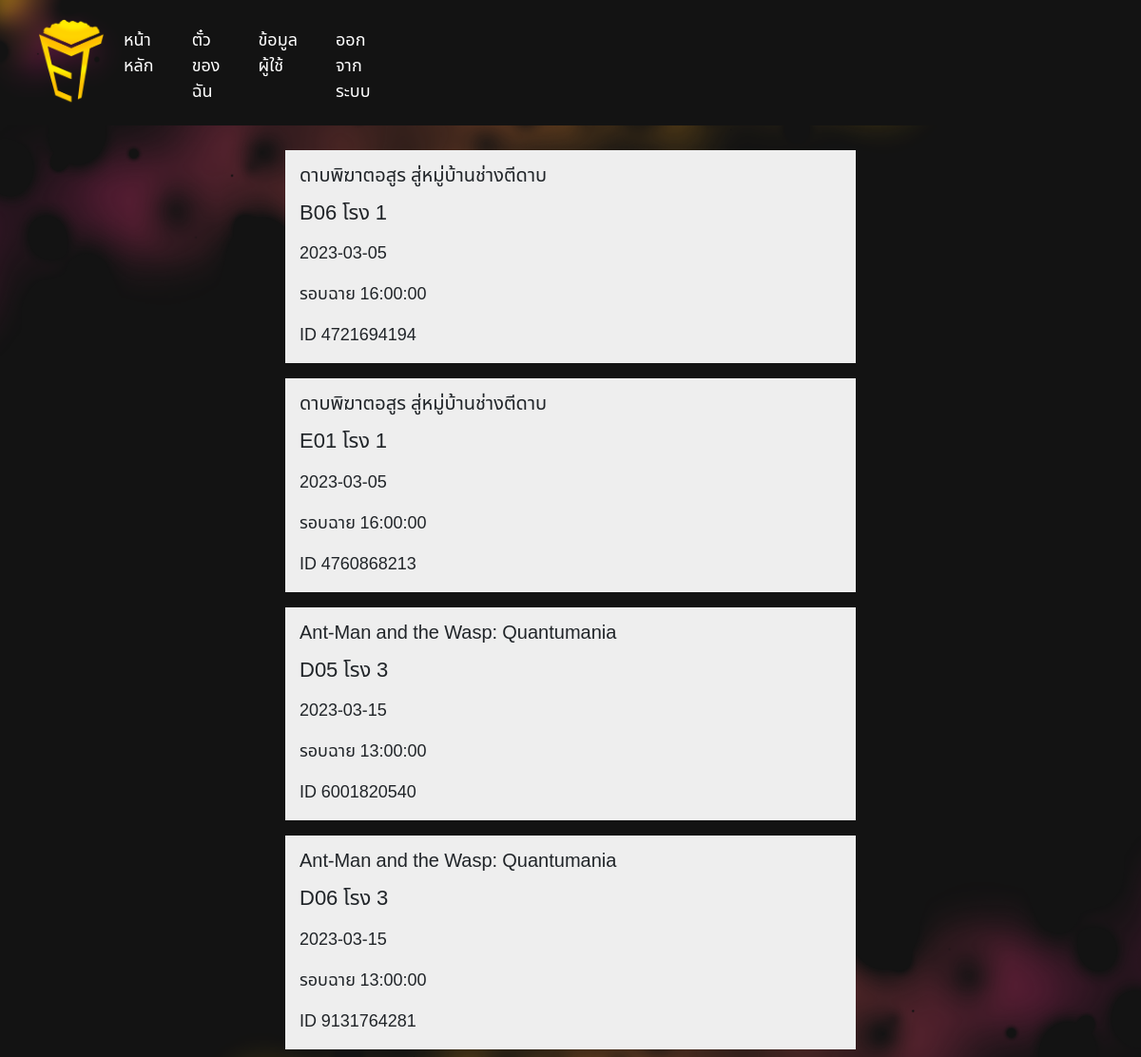
Screenshot of /user_ticket.php (signed in) with the database file from the repository.
### tables this page shows
CREATE TABLE `ticket` (
  `ticket_id` varchar(10) NOT NULL,
  `uemail` varchar(30) NOT NULL,
  `showtime_id` varchar(5) NOT NULL,
  `seat_id` varchar(5) NOT NULL,
  `pay_id` varchar(10) NOT NULL
);

CREATE TABLE `movie` (
  `movie_id` int(5) NOT NULL,
  `movie_name` varchar(100) NOT NULL,
  `lenght` int(5) NOT NULL,
  `image` varchar(100) NOT NULL
);

CREATE TABLE `theatre_hall` (
  `theatre_id` int(3) NOT NULL,
  `hall_name` varchar(255) NOT NULL,
  `number_of_seats` int(5) NOT NULL
);

CREATE TABLE `showtime` (
  `showtime_id` varchar(5) NOT NULL,
  `showtime_date` date NOT NULL,
  `theatre_id` int(3) NOT NULL,
  `movie_id` int(5) NOT NULL,
  `time_id` varchar(5) NOT NULL,
  `audio_id` varchar(10) NOT NULL,
  `sub_id` varchar(10) NOT NULL
);

CREATE TABLE `time` (
  `time_id` varchar(5) NOT NULL,
  `start_time` time NOT NULL
);

### user_ticket.php (the view, shortened to what this page needs)
<!DOCTYPE html>
<head>
    <link href="https://cdn.jsdelivr.net/npm/bootstrap@5.0.2/dist/css/bootstrap.min.css" rel="stylesheet">
    <link rel="stylesheet" href="css\user_ticket.css">
</head>
<body>
<div class="menubar-container">
<?php include 'menubar.php'; ?>
</div>
<?php
    $email = $_SESSION['email'];
    $sql1 = "SELECT * FROM ticket WHERE uemail = '$email' ";
    $query = mysqli_query($conn, $sql1);
?>
<div class="container">
    <div class="row">
        <?php while ($row=mysqli_fetch_array($query)) {
            $showtime_id = $row['showtime_id'];
            $sql2 = "SELECT * FROM ticket
                    JOIN showtime ON showtime.showtime_id = ticket.showtime_id
                    JOIN movie ON movie.movie_id = showtime.movie_id
                    JOIN theatre_hall ON theatre_hall.theatre_id = showtime.theatre_id
                    JOIN time ON time.time_id = showtime.time_id
                    WHERE ticket.showtime_id = '$showtime_id' ";
            $query2 = mysqli_query($conn, $sql2);
            $row2 = mysqli_fetch_array($query2);
        ?>
            <div class="ticket">
                <h5><?= $row2['movie_name'] ?></h5>
                <h4><?= $row['seat_id'] ?> <?= $row2['hall_name'] ?></h4>
                <p><?= $row2['showtime_date'] ?></p>
                <p>รอบฉาย <?= $row2['start_time'] ?></p>
                <p>ID <?= $row['ticket_id'] ?></p>
            </div>
        <?php } ?>
    </div>
</div>
</body>
</html>

### css/user_ticket.css (style rules this page uses)
* { font-family: 'Noto Sans Thai', sans-serif; margin: 0; padding: 0; box-sizing: border-box; outline: none; border: none; text-decoration: none; }
body { height: 100%; background-image: url('pic/topbg.png'), url('pic/downbg.png'); background-color: #131313 !important; background-repeat: no-repeat; background-position: center top 132px , center bottom; background-size: 100%; background-attachment: scroll, scroll; }
.container { margin-top: 150px; justify-content: center; display: flex; flex-wrap: wrap; width: 500px; }
.ticket { background-color: #eee; margin: 8px 0; padding-top: 15px; padding-left: 15px; width: 600px; }
.ticket h5 { font-size: 20px; margin-bottom: 15px; }
.ticket h4 { font-size: 22px; margin-bottom: 10px; }
.ticket p { margin-top: 15px; font-size: 18px; }

### css/menubar.css (style rules this page uses)
* { font-family: 'Noto Sans Thai', sans-serif; margin: 0; padding: 0; box-sizing: border-box; outline: none; border: none; text-decoration: none; }

### rows the page displays
ticket: movie.movie_name "ดาบพิฆาตอสูร สู่หมู่บ้านช่างตีดาบ", seat "B06", theatre_hall.hall_name "โรง 1", showtime.showtime_date "2023-03-05", time.start_time "16:00:00", ticket_id "4721694194"
ticket: movie.movie_name "ดาบพิฆาตอสูร สู่หมู่บ้านช่างตีดาบ", seat "E01", theatre_hall.hall_name "โรง 1", showtime.showtime_date "2023-03-05", time.start_time "16:00:00", ticket_id "4760868213"
ticket: movie.movie_name "Ant-Man and the Wasp: Quantumania", seat "D05", theatre_hall.hall_name "โรง 3", showtime.showtime_date "2023-03-15", time.start_time "13:00:00", ticket_id "6001820540"
ticket: movie.movie_name "Ant-Man and the Wasp: Quantumania", seat "D06", theatre_hall.hall_name "โรง 3", showtime.showtime_date "2023-03-15", time.start_time "13:00:00", ticket_id "9131764281"

### other values shown
$linkName3 "ตั๋วของฉัน"
$linkName "ข้อมูลผู้ใช้"
$linkName2 "ออกจากระบบ"
